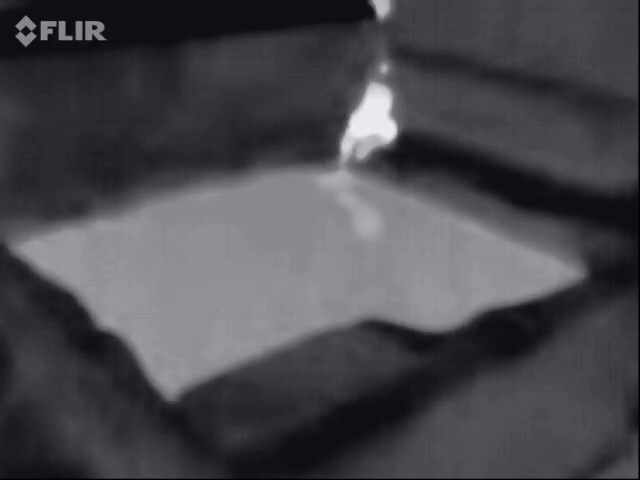
#> input picture frame 8 of videos/20161001.mov, 640 x 480 px, given in place of Nov_19_2.mov, which was not available
$ python fourier.py   (Python 2 division)
#> lines starting #> are read from the running program, lines starting #| are printed output that depends on the picture; pictures that were not available may be replaced by others from this repository, and a replacement may not be noted
#!/usr/bin/env python

import cv2
import numpy as np
import time
import imutils
import datetime
from matplotlib import pyplot as plot


cap = cv2.VideoCapture("videos/Nov_19_2.mov")
while not cap.isOpened():
    cap = cv2.VideoCapture("videos/Nov_19.mov")
    cv2.waitKey(1000)
    print ("Wait for the header")

while(True):

    text = "Unoccupied"
    ret, img = cap.read()
#> img is the input picture: shape (480, 640, 3); mean B, G, R 76.8, 70.8, 73.8
    if ret is False:
        break

    plot.ion()

    img = cv2.cvtColor(img.copy(), cv2.COLOR_BGR2GRAY)
#> img: shape (480, 640)
    f = np.fft.fft2(img)
    fshift = np.fft.fftshift(f)
    magnitude_spectrum = 20 * np.log(np.abs(fshift))
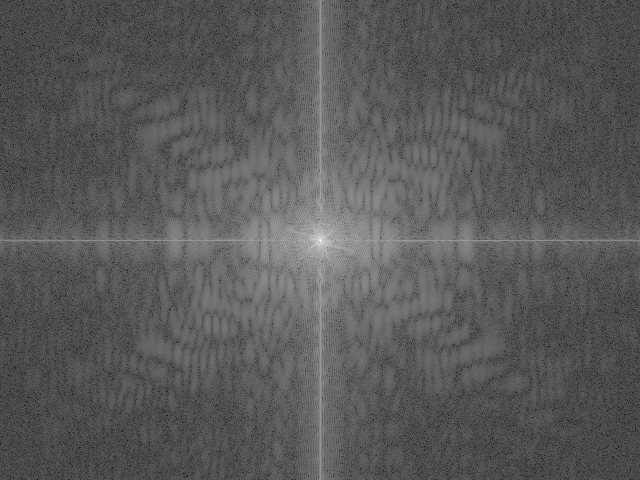
#> magnitude_spectrum: shape (480, 640) float64; min 11.46, max 338.5, mean 126.1; drawn with min black and max white

    row, cols = img.shape
#> row = 480; cols = 640
    crow, ccol = row / 2, cols / 2
#> crow = 240; ccol = 320
    fshift[crow - 30: crow+30, ccol - 30: ccol + 30] = 0

    f_ishift = np.fft.ifftshift(fshift)
    img_back = np.fft.ifft2(f_ishift)
    img_back = np.abs(img_back)
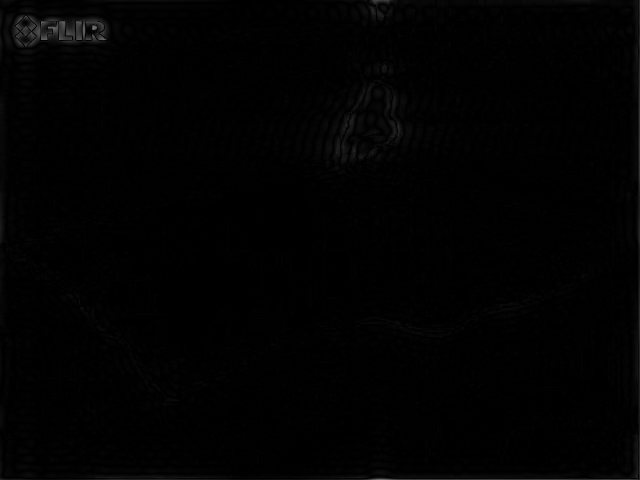
#> img_back: shape (480, 640) float64; min 0.00184, max 123.5, mean 2.2

    plot.subplot(221), plot.imshow(img, cmap = "gray")
    plot.title("Input"), plot.xticks([]), plot.yticks([])

    plot.subplot(222), plot.imshow(magnitude_spectrum, cmap = "gray")
    plot.title('magnitude_spectrum'), plot.xticks([]), plot.yticks([])

    plot.subplot(223), plot.imshow(img_back, cmap = "gray")
    plot.title("Input in JET"), plot.xticks([]), plot.yticks([])
    plot.pause(0.01)
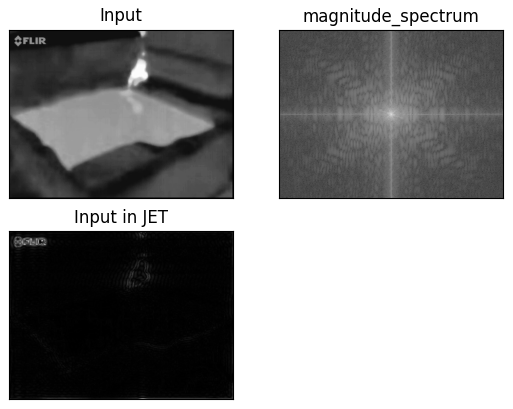
#> figure drawn by matplotlib, 3 panels


    if cv2.waitKey(1) & 0xFF == ord('q'):
#> (key q is pressed here)
        break


# When everything done, release the capture
cap.release()
cv2.destroyAllWindows()

$ run again, starting later in the video
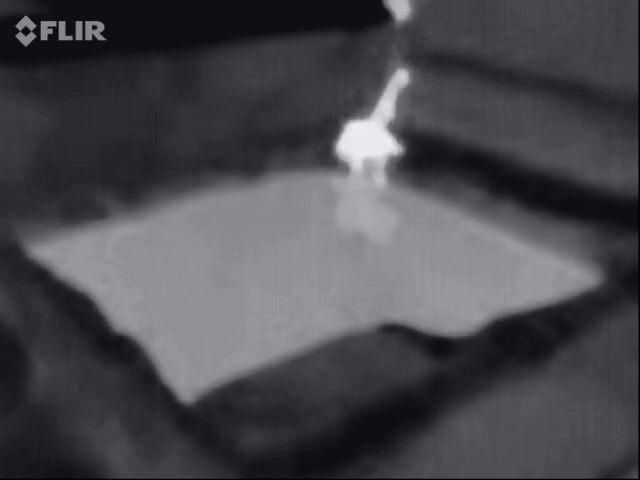
#> input picture frame 39 of videos/20161001.mov, 640 x 480 px, given in place of Nov_19_2.mov, which was not available
#> img is the input picture: shape (480, 640, 3); mean B, G, R 77.7, 71.7, 74.7
#> img: shape (480, 640)
#> `plot.pause(0.01)`:
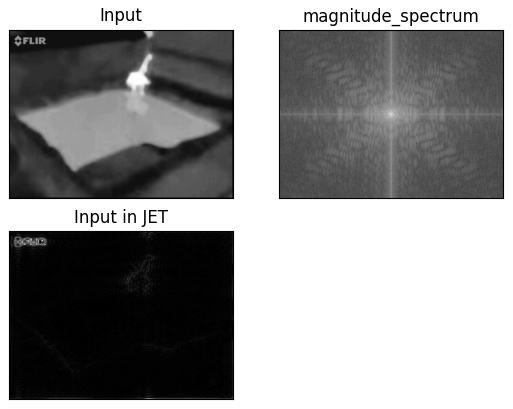
#> figure drawn by matplotlib, 3 panels

$ run again, starting later in the video
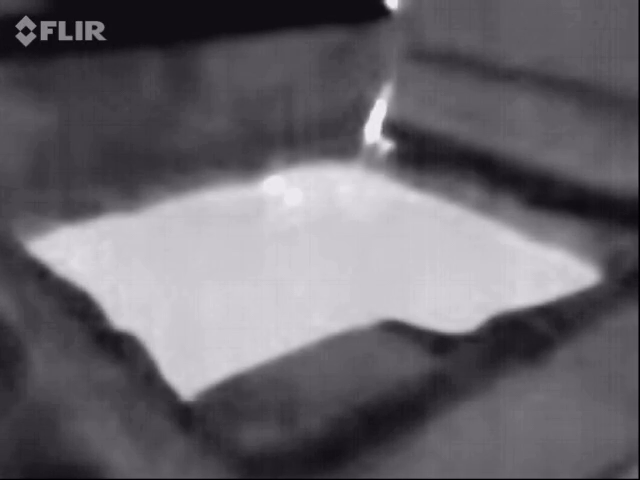
#> input picture frame 70 of videos/20161001.mov, 640 x 480 px, given in place of Nov_19_2.mov, which was not available
#> img is the input picture: shape (480, 640, 3); mean B, G, R 106.5, 100.5, 103.5
#> img: shape (480, 640)
#> `magnitude_spectrum = 20 * np.log(np.abs(fshift))`:
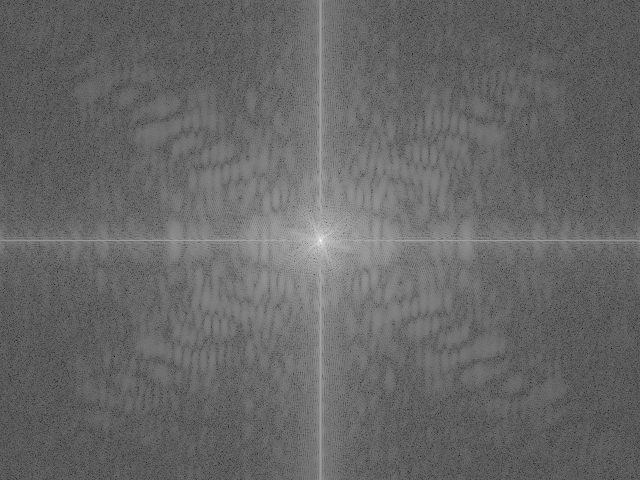
#> magnitude_spectrum: shape (480, 640) float64; min -21.2, max 345.3, mean 127.3; drawn with min black and max white
#> `plot.pause(0.01)`:
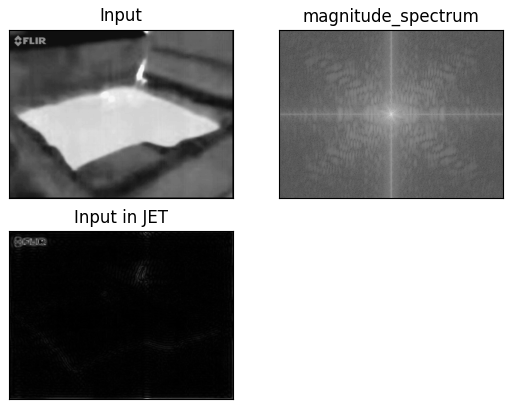
#> figure drawn by matplotlib, 3 panels
